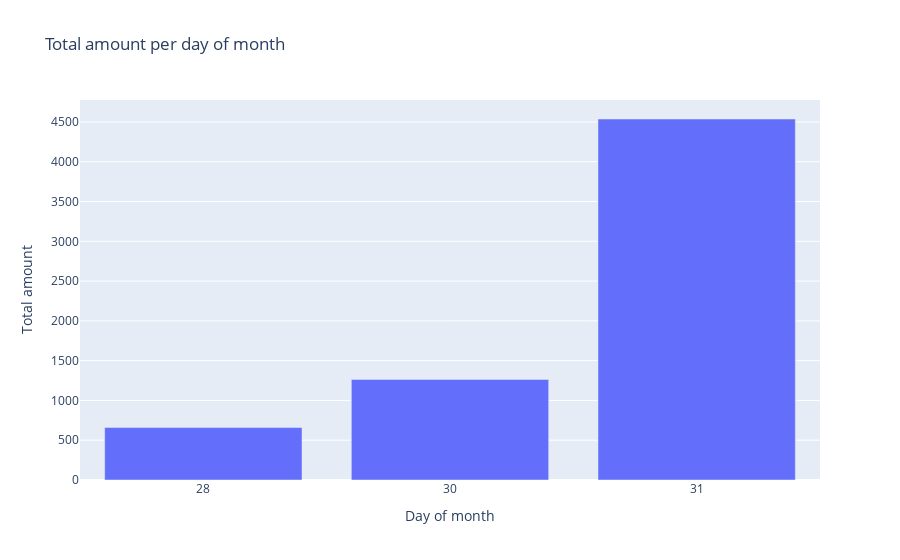
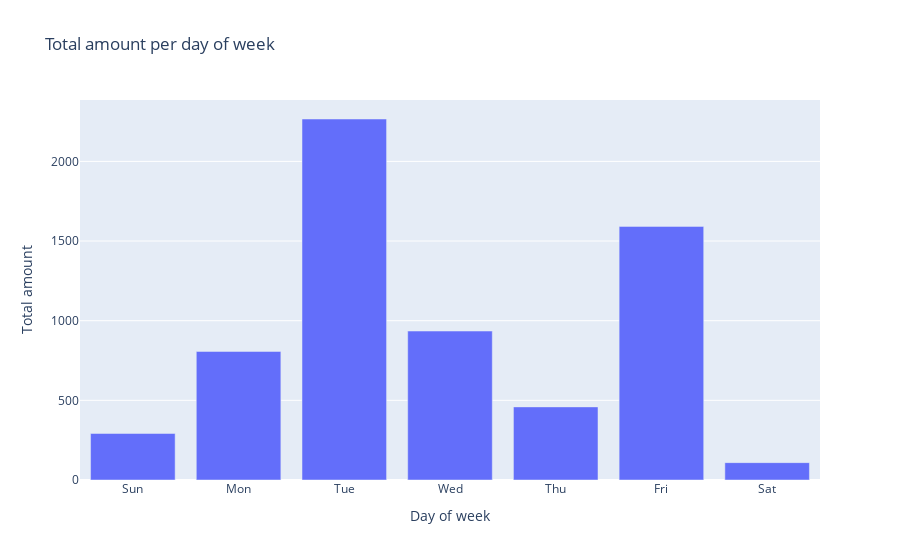

Notebook code for these charts, in order:
### Code cell
if __name__ == '__main__':
    # Loading data from csv and module files
    transactions, customers, reference_names = load_data()

    # Matching the customer_names from both dataframes using fuzzy matching
    customers_names = customers['customer_name'].tolist()
    transactions['external_name'] = transactions['customer_name'].apply(lambda name: extract_best(name, customers_names))

    # Merging the two dataframes
    merged_df = pd.merge(
        transactions,
        customers,
        left_on='external_name',
        right_on='customer_name',
        how='left',
        suffixes=('_1', '_2')
    )

    # Turning any None (in this case it would be a transaction without a matching customer name) into " " so that it can be parsed by the next step
    merged_df = merged_df.fillna(' ')

    # Removing duplicate column
    merged_df.drop(columns=['external_name'], inplace=True)

    # Scoring the names based on the reference list to get the most probable full name
    merged_df['score_1'] = merged_df['customer_name_1'].apply(lambda name: get_best_score(name.split(' ')[0], reference_names['first:female']['name'].to_list()+reference_names['first:male']['name'].to_list()))
    merged_df['score_2'] = merged_df['customer_name_2'].apply(lambda name: get_best_score(name.split(' ')[0], reference_names['first:female']['name'].to_list()+reference_names['first:male']['name'].to_list()))
    merged_df['score_last_1'] = merged_df['customer_name_1'].apply(lambda name: get_best_score(name.split(' ')[1], reference_names['last']['name'].to_list()))
    merged_df['score_last_2'] = merged_df['customer_name_2'].apply(lambda name: get_best_score(name.split(' ')[1], reference_names['last']['name'].to_list()))
    merged_df['customer_name'] = merged_df.apply(lambda row: select_best_full_name(row), axis=1)
    merged_df.drop(columns=['customer_name_1', 'customer_name_2', 'score_1', 'score_2', 'score_last_1', 'score_last_2'], inplace=True)

    # Preparing the column names to allow it to be uploaded to snowflake
    merged_df.columns = [str.upper(column_name) for column_name in merged_df.columns]

    # Connecting to snowflake using the environment variables
    conn = connect_to_snowflake()

    # Creating a new table (or replacing an existing one)
    table_name = 'CUSTOMER_TRANSACTIONS'
    create_table(conn, table_name)

    # Uploading data to the new table on snowflake
    success, nchunks, nrows, _ = write_pandas(conn, merged_df, table_name)
    if success:
        print(f"Successfully uploaded {nrows} rows to {table_name} in {nchunks} chunks.")
    else:
        print("Failed to upload DataFrame to Snowflake.")

    # Executing queries
    dom_df = execute_sql(conn, './sql/day_of_month.sql', table_name)
    dow_df = execute_sql(conn, './sql/day_of_week.sql', table_name)

    # Plotting the dataframes
    dom_df.DAY_OF_MONTH = dom_df.DAY_OF_MONTH.astype(str)
    fig = px.bar(
        dom_df,
        x='DAY_OF_MONTH',
        y='TOTAL_AMOUNT',
        title='Total amount per day of month',
        labels={
            'DAY_OF_MONTH': 'Day of month',
            'TOTAL_AMOUNT': 'Total amount'
        },
    )
    fig.show()
    fig = px.bar(
        dow_df,
        x='DAY_NAME',
        y='TOTAL_AMOUNT',
        title='Total amount per day of week',
        labels={
            'DAY_NAME': 'Day of week',
            'TOTAL_AMOUNT': 'Total amount'
        },
    )
    fig.show()

    # # Closing the connection
    # conn.close()

### Figure 1 — Plotly figure (JSON) as saved in the notebook; plotly's stock layout.template omitted (floating-point values rounded to 4 significant figures)
{"data": [{"alignmentgroup": "True", "hovertemplate": "Day of month=%{x}<br>Total amount=%{y}<extra></extra>", "legendgroup": "", "marker": {"color": "#636efa", "pattern": {"shape": ""}}, "name": "", "offsetgroup": "", "orientation": "v", "showlegend": false, "textposition": "auto", "type": "bar", "x": ["28", "30", "31"], "xaxis": "x", "y": [659, 1264, 4537], "yaxis": "y"}], "layout": {"barmode": "relative", "legend": {"tracegroupgap": 0}, "title": {"text": "Total amount per day of month"}, "xaxis": {"anchor": "y", "domain": [0, 1], "title": {"text": "Day of month"}}, "yaxis": {"anchor": "x", "domain": [0, 1], "title": {"text": "Total amount"}}}}

### Figure 2 — Plotly figure (JSON) as saved in the notebook; plotly's stock layout.template omitted (floating-point values rounded to 4 significant figures)
{"data": [{"alignmentgroup": "True", "hovertemplate": "Day of week=%{x}<br>Total amount=%{y}<extra></extra>", "legendgroup": "", "marker": {"color": "#636efa", "pattern": {"shape": ""}}, "name": "", "offsetgroup": "", "orientation": "v", "showlegend": false, "textposition": "auto", "type": "bar", "x": ["Sun", "Mon", "Tue", "Wed", "Thu", "Fri", "Sat"], "xaxis": "x", "y": [292, 807, 2266, 935, 459, 1592, 109], "yaxis": "y"}], "layout": {"barmode": "relative", "legend": {"tracegroupgap": 0}, "title": {"text": "Total amount per day of week"}, "xaxis": {"anchor": "y", "domain": [0, 1], "title": {"text": "Day of week"}}, "yaxis": {"anchor": "x", "domain": [0, 1], "title": {"text": "Total amount"}}}}
